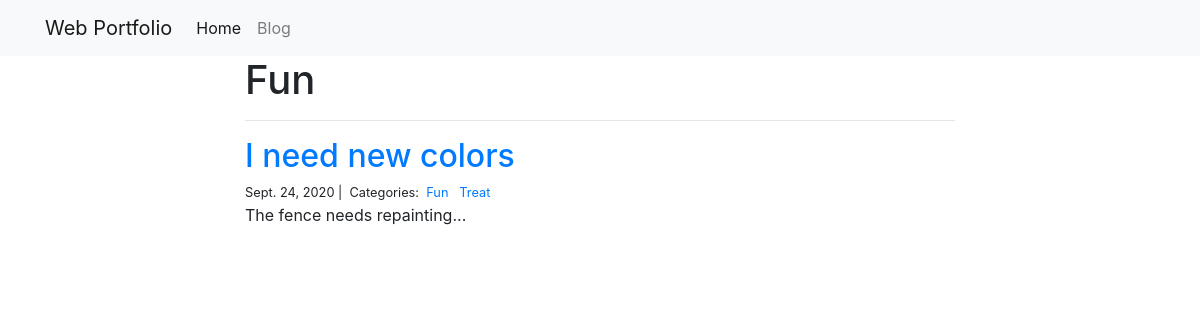
The page /blog/Fun/ on the database its author committed.
### blog/models.py (models this page shows)
class Category(models.Model):
    name = models.CharField(max_length=20)

class Post(models.Model):
    title = models.CharField( max_length=255)
    body = models.TextField()
    createdOn = models.DateTimeField(auto_now_add=True)
    lastModified = models.DateTimeField(auto_now=True)
    categories = models.ManyToManyField('Category', related_name='posts')

### blog/views.py (the view)
# urls.py: path("<category>/", views.blogCategory, name="blogCategory")
def blogCategory(request, category):
    posts = Post.objects.filter(categories__name__contains=category).order_by('-createdOn')
    context = {"category": category, "posts": posts}
    return render(request, "blogCategory.html", context)

### blog/templates/blogCategory.html
{% extends "base.html" %}
{% block pageContent %}
<div class="col-md-8 offset-md-2">
    <h1>{{ category | title }}</h1>
    <hr>
    {% for post in posts %}
        <h2><a href="{% url 'blogDetail' post.pk%}">{{ post.title }}</a></h2>
        <small>
            {{ post.createdOn.date }} |&nbsp;
            Categories:&nbsp;
            {% for category in post.categories.all %}
            <a href="{% url 'blogCategory' category.name %}">
                {{ category.name }}
            </a>&nbsp;
            {% endfor %}
        </small>
        <p>{{ post.body | slice:":400" }}...</p>
    {% endfor %}
</div>
{% endblock %}

### rows shown on the page
Category: name "Fun"
Post: title "I need new colors", createdOn "Sept. 24, 2020", body "The fence needs repainting"
Category: name "Treat"
